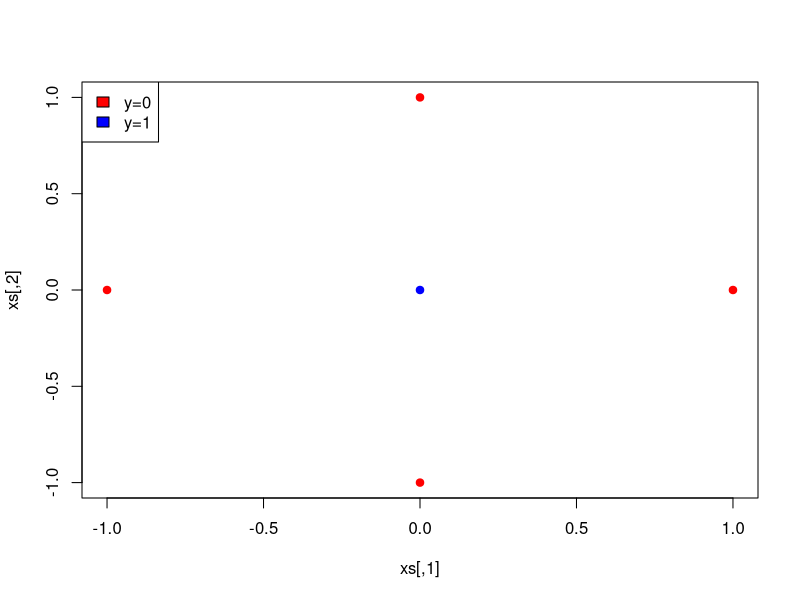
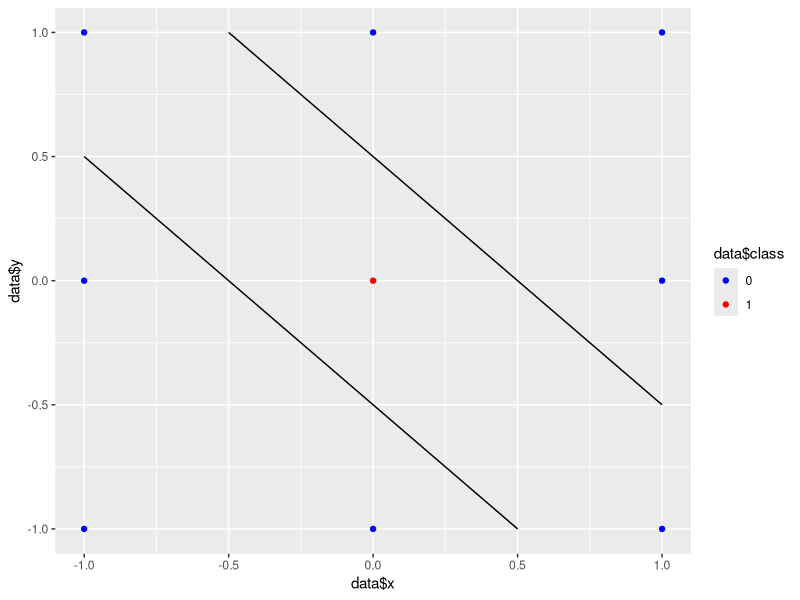

Source code (R) for these figures, in order:
## ---- chunk 1
knitr::opts_chunk$set(eval = FALSE, echo = TRUE)
## ---- chunk 2
xs = matrix(c(
  2, 1,
  -1, 1,
  4, 1,
  -3, 1
), nrow = 4, ncol = 2, byrow=TRUE)
ys = matrix(
  c(3, -3, 7, -7),
  nrow = 4, ncol = 1
)

ws = (
  #!hwbegin TODO compute the optimal regression parameters
  solve(crossprod(xs, xs)) %*% t(xs) %*% ys
  #!hwend
)

ws
## ---- chunk 3
neuron_output = (
  #!hwbegin TODO compute the output of the neuron
  xs %*% ws
  #!hwend
)

neuron_output
## ---- chunk 4
# Plot the dataset
xs = matrix(c(
  0, 0,
  1, 0,
  0, -1,
  -1, 0,
  0, 1
), ncol = 2, byrow = TRUE)

ys = matrix(c(1, 0, 0, 0, 0), nrow = 5, ncol = 1)

plot(xs, col=c("blue", "red", "red", "red", "red"), pch=19)
legend("topleft", c("y=0", "y=1"), fill=c("red", "blue"))
## ---- chunk 5
ws1 = matrix(
  #!hwbegin TODO fill in the weights for the first layer
  c(
    -20, 20,
    -20, 20
  ), nrow = 2, ncol = 2, byrow = TRUE
  #!hwend
)

bs1 = (
  #!hwbegin TODO fill in the biases for the first layer
  matrix(rep(c(-10, -10), nrow(xs)), ncol = 2)
  #!hwend
)

ws2 = matrix(
  #!hwbegin TODO fill in  the weights for the second layer
  c(-1, -1), nrow = 2, ncol = 1, byrow = TRUE
  #!hwend
)

bs2 = (
  #!hwbegin TODO fill in the biases for the second layer
  matrix(rep(5, nrow(xs)), ncol = 1)
  #!hwend
)
## ---- chunk 6
relu = function(x) {
  #!hwbegin TODO compute the relu activation on x
  ifelse(x > 0, x, 0)
  #!hwend
}

sigmoid = function(x) {
  #!hwbegin TODO compute the sigmoid activation on x
  1 / (1 + exp(-x))
  #!hwend
}

predictions = (
  #!hwbegin TODO use the weights and biases to compute the output of the network
  sigmoid(relu(xs %*% ws1 + bs1) %*% ws2 + bs2)
  #!hwend
)

predictions
## ---- chunk 7
binary_crossentropy = function(y_true, y_predicted) {
  #!hwbegin TODO compute the loss between the predictions and ys
  -mean(ys * log(predictions) + (1 - ys) * log(1 - predictions))
  #!hwend
}

loss = binary_crossentropy(ys, predictions)

loss
## ---- chunk 8
library(ggplot2)

data = data.frame(
  x=c(0, 1, 0, -1, 0, -1, 1, -1, 1),
  y=c(0, 0, -1, 0, 1, 1, -1, -1, 1),
  class=c("1", rep("0", 8))
)

ggplot() +
  geom_point(aes(data$x, data$y, col=data$class)) +
  scale_color_manual(values=c("blue", rep("red", 8))) +
  geom_line(aes(x=c(-1, 0.5), y=c(0.5, -1))) +
  geom_line(aes(x=c(-0.5, 1), y=c(1, -0.5)))
